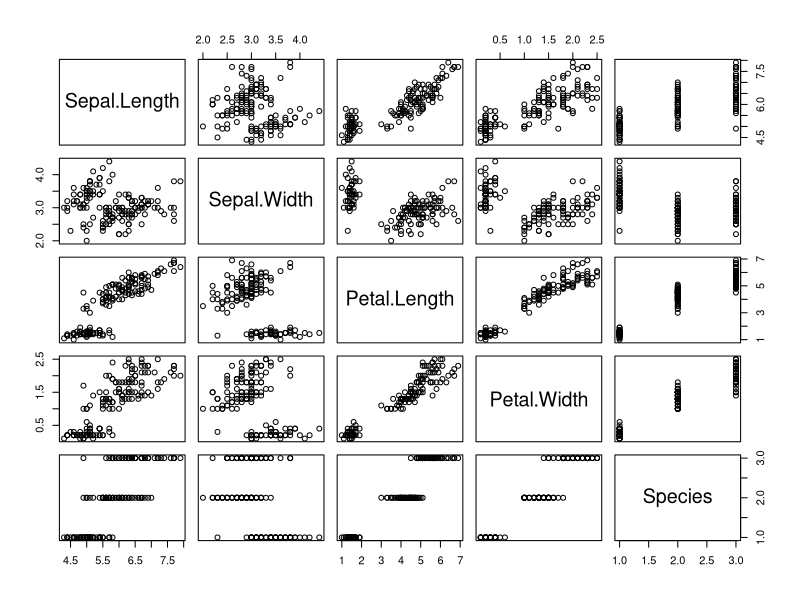
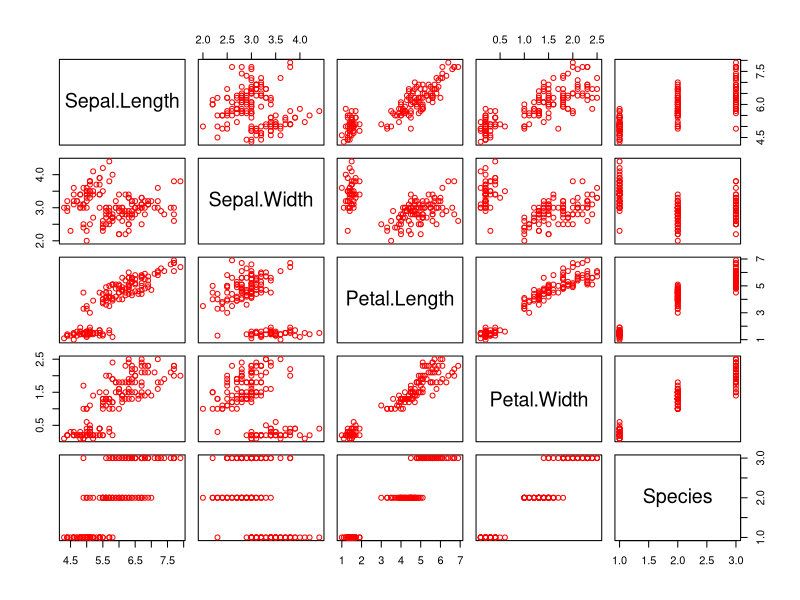
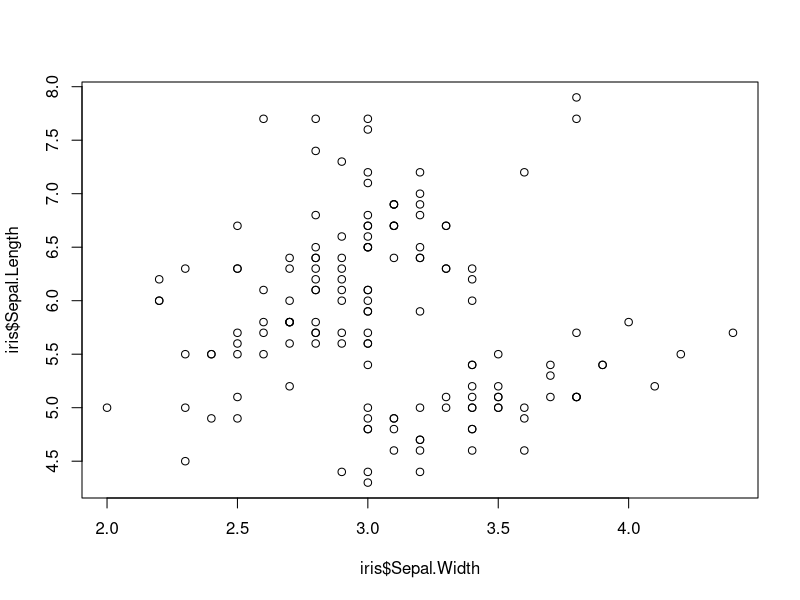
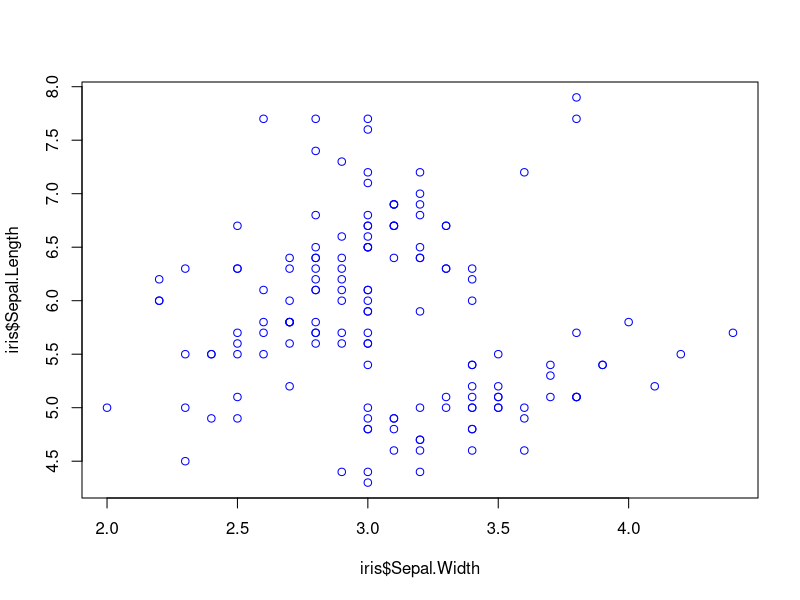
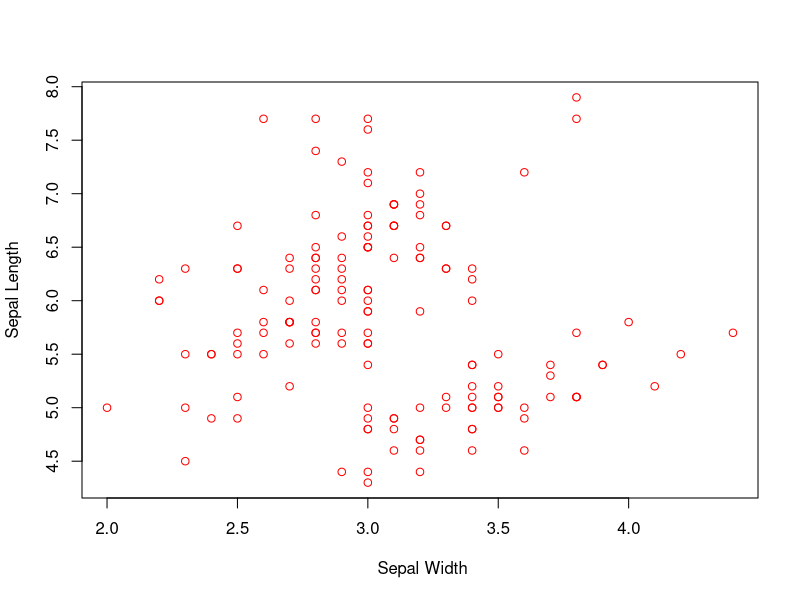
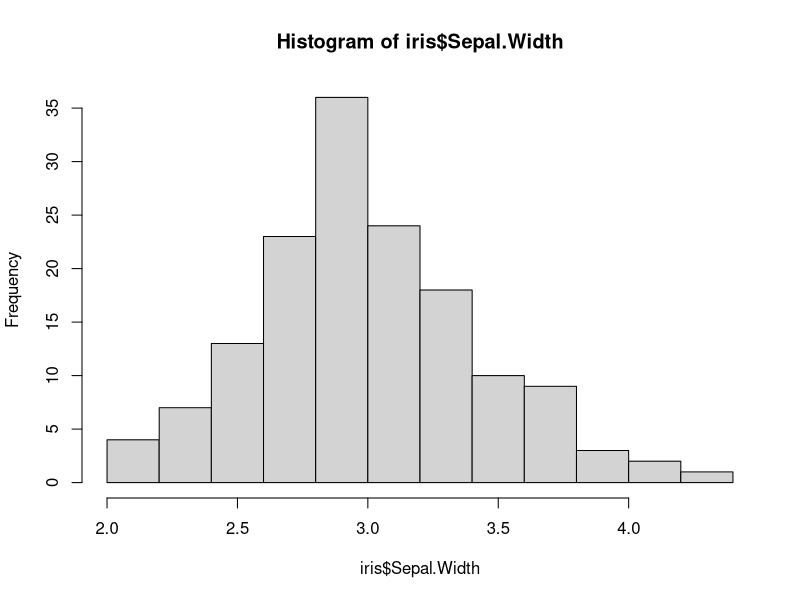
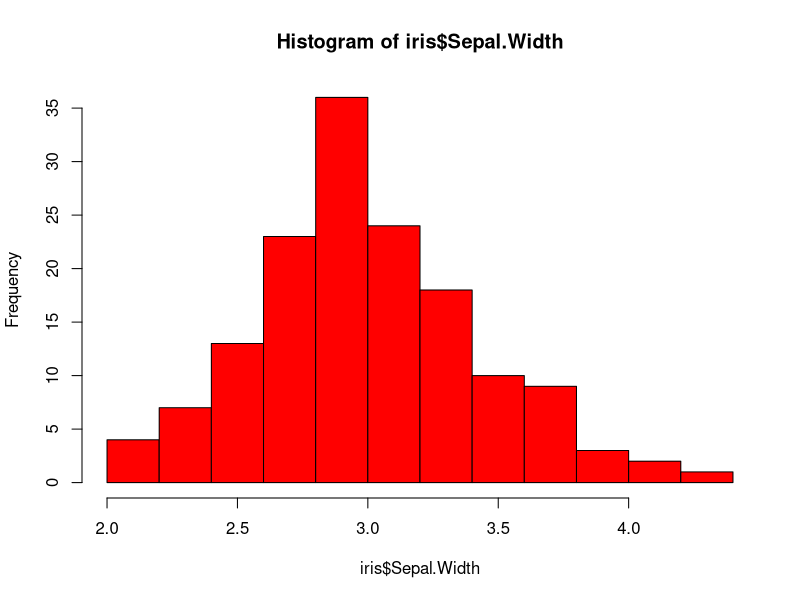
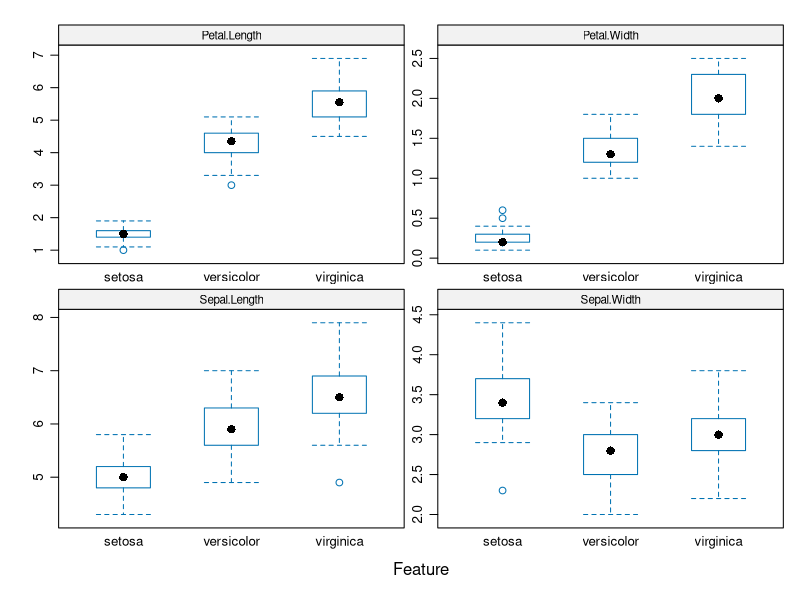

R code for these plots, in order:
# Load the dataset
library(datasets)
data("iris")
iris <- datasets::iris
View(iris)


# Display Summary Statistics
head(iris,4)
tail(iris)

#summary
summary(iris)
summary(iris$Sepal.Length)

# check to see if there is any missing data
sum(is.na(iris))

# skimr() - expands on summary() by providing larger set of statistics
install.packages("skimr")
# https://github.com/ropensci/skimr

library(skimr)

skim(iris) # Perform skim to display summary statistics

# Group data by Species then perform skim
iris %>% 
  dplyr::group_by(Species) %>% 
  skim() 


# Data Visualization 

# Panel PLot
plot(iris)
plot(iris, col = 'red')

#scatter plot
plot(iris$Sepal.Width, iris$Sepal.Length)      

plot(iris$Sepal.Width, iris$Sepal.Length, col = "blue")    # make blue circles

plot(iris$Sepal.Width, iris$Sepal.Length, col = "red",
     xlab = " Sepal Width", ylab = "Sepal Length")    # make red circles, add x and y axis label

# Histogram
hist(iris$Sepal.Width)
hist(iris$Sepal.Width, col = "red")     

# Feature plot
# https://www.machinelearningplus.com/machine-learning/caret-package/

install.packages("caret")
library(caret)
library(lattice)
featurePlot(x = iris[,1:4], y = iris$Species,
            plot = "box",
            strip = strip.custom(par.strip.text = list(cex=0.7)),
            scales = list(x = list(relation = "free"),
                          y = list(relation = "free")))
